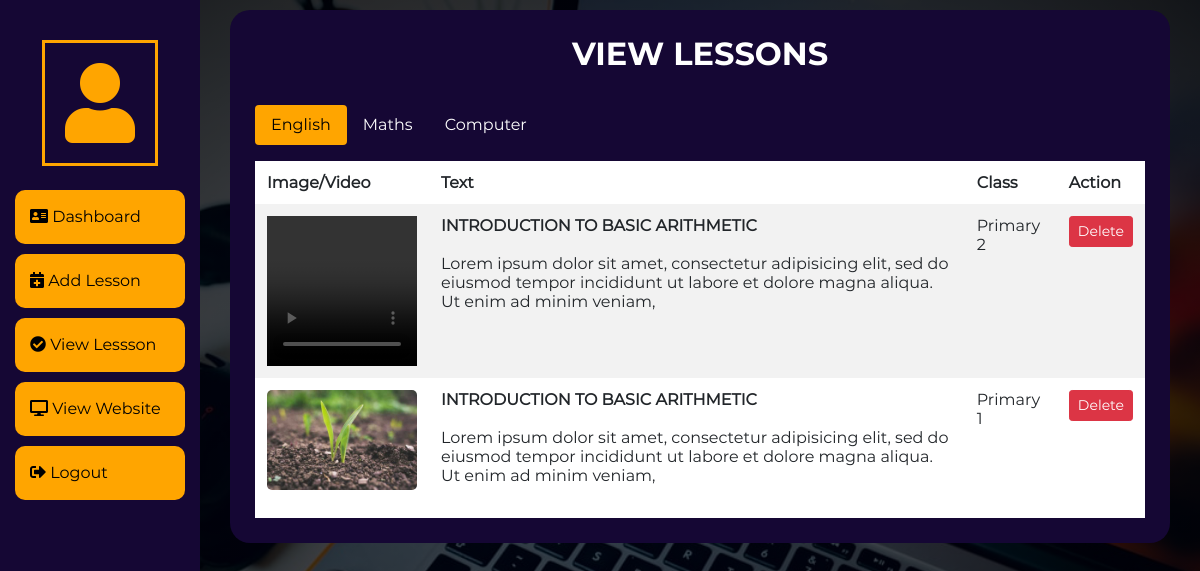
Screenshot of /backend/view_lesson.php (signed in) with the database file from the repository.
### tables this page shows
CREATE TABLE `english` (
  `id` int(100) NOT NULL auto_increment,
  `textcap` varchar(50000) NOT NULL,
  `imgfile` varchar(200) NOT NULL,
  `lesson_type` varchar(200) NOT NULL,
  `class` varchar(200) NOT NULL,
  `video` varchar(200) NOT NULL,
  PRIMARY KEY  (`id`)
);

### backend/view_lesson.php (the view, shortened to what this page needs)
<?php
include '../include/server.php';
?>
<html>
<head>
	<link rel="stylesheet" type="text/css" href="../css/style.css">
    <link rel="stylesheet" type="text/css" href="../bootstrap/css/bootstrap.min.css">
  	<link href="../font-awesome/all.css" rel="stylesheet">
</head>
<body>
	<section id="dashboard">
		<div class="container-fluid">
  			<div class="row content">
    			<div class="col-sm-2 sidenav">
    				<center><span class="fa fa-user smain"></span></center>
    				<br>
    				<ul>
    					<li><a href="dashboard.php"><span class="fa fa-address-card"></span> Dashboard</a></li>
    					<li><a href="add_lesson.php"><span class="fa fa-calendar-plus"></span> Add Lesson</a></li>
    					<li><a href="view_lesson.php"><span class="fa fa-check-circle"></span> View Lessson</a></li>
    					<li><a href="../index.php"><span class="fa fa-desktop"></span> View Website</a></li>
    					<li><a href="index.php"><span class="fa fa-sign-out-alt"></span> Logout</a></li>
    				</ul>
    			</div>
     			<div class="col-sm-10">
     				<div class="row">
     					<div class="col-sm-12">
     						<div class="info2" >
     							<h2 align="center">VIEW LESSONS</h2>
                    <br>
                            <ul class="nav nav-pills mb-3" id="pills-tab" role="tablist">
  <li class="nav-item">
    <a class="nav-link active" id="pills-home-tab" data-toggle="pill" href="#pills-home" role="tab" aria-controls="pills-home" aria-selected="true">English</a>
  </li>
  <li class="nav-item">
    <a class="nav-link" id="pills-profile-tab" data-toggle="pill" href="#pills-profile" role="tab" aria-controls="pills-profile" aria-selected="false">Maths</a>
  </li>
  <li class="nav-item">
    <a class="nav-link" id="pills-contact-tab" data-toggle="pill" href="#pills-contact" role="tab" aria-controls="pills-contact" aria-selected="false">Computer</a>
  </li>
</ul>
<div class="tab-content" id="pills-tabContent">
  <div class="tab-pane fade show active" id="pills-home" role="tabpanel" aria-labelledby="pills-home-tab" style="background-color: #fff;">
     <div class="table-responsive">
                    <table class="table table-striped table-borderless">
                      <thead>
                        <tr>
                           <th>Image/Video</th>
                            <th>Text</th>
                              <th>Class</th>
                            <th>Action</th>
                        </tr>
                      </thead>
                      <tbody>
                        <?php
    $result = mysqli_query($dbcon,"SELECT * FROM `english` ORDER BY id DESC");
    while($row = mysqli_fetch_array($result)){
      ?>
      <tr>
     <?php
         if ($row['lesson_type']=="imgtext") {
            echo "<td><img src='img/".$row['imgfile']."' style='width: 150px;height:100px;border-radius: 5px !important;'></td>";
      }else{
        echo "<td>
        <video width='150' height='150' controls>
        <source src=' video/".$row['video']."' type='video/mp4'>
        </video>
        </td>";
      }
     ?>
                  <td><?php echo $row['textcap']; ?></td>
                 <td><?php echo $row['class']; ?></td>
                  <td><a href='delete_eng.php?id=<?php echo $row['id']; ?>'><button class='btn btn-danger btn-sm'>Delete</button></a></td>
                </tr>
                <?php
              }
            ?>
                      </tbody>
                    </table>
                  </div>
  </div>
</div>
     						</div>
     					</div>
     				</div>
     			</div>
 			</div>
		</div>
	</section>
</body>
</html>

### css/style.css (style rules this page uses)
* { margin:0; padding: 0; font-family: Mont; }
#dashboard .smain { color: orange; font-size: 80px; margin-top: 40px; border: 3px solid orange; padding: 20px; }
#dashboard .sidenav ul { list-style: none; }
#dashboard .sidenav li { margin-bottom: 10px; width: 100%; }
#dashboard .sidenav li a { color: #000; background-color: orange; padding: 15px; width: 100%; display: block; text-decoration: none; border-radius: 10px; }
#dashboard .info2 { background-color: #150734; border-radius: 20px; margin: 10px 15px 15px 15px; padding: 25px; }
#dashboard .info2 h2 { color: #fff; font-family: Bold; }
#dashboard .info2 .nav-item .active { background-color: orange; color: #000; }
#dashboard .info2 .nav-link { color: #fff; }

### backend/view_lesson.php (style rules this page uses)
body { background-image: radial-gradient(rgba(0,0,0,0.6),rgba(0,0,0,0.9)),url('../img/admin.jpg'); background-position: center; background-repeat: no-repeat; background-size: cover; }
.sidenav { background-color: #150734; height: 100vh; }

### rows the page displays
english: textcap "INTRODUCTION TO BASIC ARITHMETIC Lorem ipsum dolor sit amet, consectetur adipisicing elit, sed do eiusmod tempor incididunt ut labore et dolore magna aliqua. Ut enim ad minim veniam,", class "Primary 2"
english: imgfile (picture), textcap "INTRODUCTION TO BASIC ARITHMETIC Lorem ipsum dolor sit amet, consectetur adipisicing elit, sed do eiusmod tempor incididunt ut labore et dolore magna aliqua. Ut enim ad minim veniam,", class "Primary 1"
